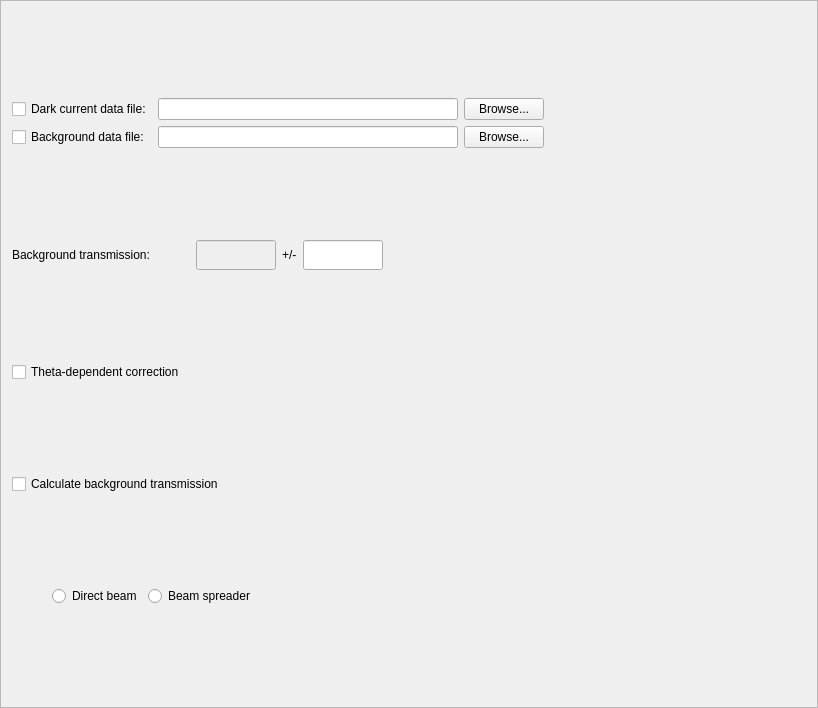
<?xml version="1.0" encoding="UTF-8"?>
<ui version="4.0">
 <class>Frame</class>
 <widget class="QFrame" name="Frame">
  <property name="enabled">
   <bool>true</bool>
  </property>
  <property name="geometry">
   <rect>
    <x>0</x>
    <y>0</y>
    <width>818</width>
    <height>708</height>
   </rect>
  </property>
  <property name="windowTitle">
   <string>Frame</string>
  </property>
  <property name="frameShape">
   <enum>QFrame::StyledPanel</enum>
  </property>
  <property name="frameShadow">
   <enum>QFrame::Raised</enum>
  </property>
  <layout class="QGridLayout" name="gridLayout_2">
   <item row="0" column="0">
    <layout class="QGridLayout" name="gridLayout">
     <item row="0" column="1">
      <widget class="QLineEdit" name="dark_current_edit">
       <property name="sizePolicy">
        <sizepolicy hsizetype="Fixed" vsizetype="Fixed">
         <horstretch>0</horstretch>
         <verstretch>0</verstretch>
        </sizepolicy>
       </property>
       <property name="minimumSize">
        <size>
         <width>300</width>
         <height>0</height>
        </size>
       </property>
       <property name="maximumSize">
        <size>
         <width>300</width>
         <height>16777215</height>
        </size>
       </property>
       <property name="toolTip">
        <string>Enter a valid data file path.</string>
       </property>
      </widget>
     </item>
     <item row="0" column="2">
      <widget class="QPushButton" name="dark_current_browse">
       <property name="sizePolicy">
        <sizepolicy hsizetype="Fixed" vsizetype="Fixed">
         <horstretch>0</horstretch>
         <verstretch>0</verstretch>
        </sizepolicy>
       </property>
       <property name="text">
        <string>Browse...</string>
       </property>
      </widget>
     </item>
     <item row="1" column="0">
      <widget class="QCheckBox" name="background_chk">
       <property name="maximumSize">
        <size>
         <width>16777215</width>
         <height>16777215</height>
        </size>
       </property>
       <property name="toolTip">
        <string>Select to apply a background subtraction.</string>
       </property>
       <property name="text">
        <string>Background data file:</string>
       </property>
      </widget>
     </item>
     <item row="1" column="1">
      <widget class="QLineEdit" name="background_edit">
       <property name="sizePolicy">
        <sizepolicy hsizetype="Fixed" vsizetype="Fixed">
         <horstretch>0</horstretch>
         <verstretch>0</verstretch>
        </sizepolicy>
       </property>
       <property name="minimumSize">
        <size>
         <width>300</width>
         <height>0</height>
        </size>
       </property>
       <property name="maximumSize">
        <size>
         <width>300</width>
         <height>16777215</height>
        </size>
       </property>
       <property name="toolTip">
        <string>Enter a valid data file path.</string>
       </property>
      </widget>
     </item>
     <item row="1" column="2">
      <widget class="QPushButton" name="background_browse">
       <property name="sizePolicy">
        <sizepolicy hsizetype="Fixed" vsizetype="Fixed">
         <horstretch>0</horstretch>
         <verstretch>0</verstretch>
        </sizepolicy>
       </property>
       <property name="text">
        <string>Browse...</string>
       </property>
      </widget>
     </item>
     <item row="0" column="0">
      <widget class="QCheckBox" name="dark_current_chk">
       <property name="maximumSize">
        <size>
         <width>16777215</width>
         <height>16777215</height>
        </size>
       </property>
       <property name="toolTip">
        <string>Select to apply a dark current subtraction.</string>
       </property>
       <property name="text">
        <string>Dark current data file:</string>
       </property>
      </widget>
     </item>
     <item row="0" column="3">
      <spacer name="horizontalSpacer_5">
       <property name="orientation">
        <enum>Qt::Horizontal</enum>
       </property>
       <property name="sizeHint" stdset="0">
        <size>
         <width>40</width>
         <height>20</height>
        </size>
       </property>
      </spacer>
     </item>
    </layout>
   </item>
   <item row="1" column="0">
    <layout class="QHBoxLayout" name="horizontalLayout">
     <item>
      <widget class="QLabel" name="bck_trans_label">
       <property name="sizePolicy">
        <sizepolicy hsizetype="Fixed" vsizetype="Fixed">
         <horstretch>0</horstretch>
         <verstretch>0</verstretch>
        </sizepolicy>
       </property>
       <property name="text">
        <string>Background transmission:</string>
       </property>
      </widget>
     </item>
     <item>
      <spacer name="horizontalSpacer_2">
       <property name="orientation">
        <enum>Qt::Horizontal</enum>
       </property>
       <property name="sizeType">
        <enum>QSizePolicy::Fixed</enum>
       </property>
       <property name="sizeHint" stdset="0">
        <size>
         <width>40</width>
         <height>20</height>
        </size>
       </property>
      </spacer>
     </item>
     <item>
      <widget class="QLineEdit" name="transmission_edit">
       <property name="enabled">
        <bool>false</bool>
       </property>
       <property name="minimumSize">
        <size>
         <width>80</width>
         <height>0</height>
        </size>
       </property>
       <property name="maximumSize">
        <size>
         <width>80</width>
         <height>30</height>
        </size>
       </property>
       <property name="toolTip">
        <string>Transmission value for the background in %.</string>
       </property>
      </widget>
     </item>
     <item>
      <widget class="QLabel" name="bck_trans_err_label">
       <property name="maximumSize">
        <size>
         <width>16777215</width>
         <height>30</height>
        </size>
       </property>
       <property name="text">
        <string>+/-</string>
       </property>
      </widget>
     </item>
     <item>
      <widget class="QLineEdit" name="dtransmission_edit">
       <property name="enabled">
        <bool>true</bool>
       </property>
       <property name="minimumSize">
        <size>
         <width>80</width>
         <height>0</height>
        </size>
       </property>
       <property name="maximumSize">
        <size>
         <width>80</width>
         <height>30</height>
        </size>
       </property>
       <property name="toolTip">
        <string>Uncertainty on the background transmission.</string>
       </property>
      </widget>
     </item>
     <item>
      <spacer name="horizontalSpacer">
       <property name="orientation">
        <enum>Qt::Horizontal</enum>
       </property>
       <property name="sizeHint" stdset="0">
        <size>
         <width>40</width>
         <height>20</height>
        </size>
       </property>
      </spacer>
     </item>
    </layout>
   </item>
   <item row="3" column="0">
    <widget class="QCheckBox" name="calculate_trans_chk">
     <property name="toolTip">
      <string>Select to let the reduction software calculate the background transmission.</string>
     </property>
     <property name="text">
      <string>Calculate background transmission</string>
     </property>
    </widget>
   </item>
   <item row="4" column="0">
    <layout class="QHBoxLayout" name="horizontalLayout_2">
     <item>
      <spacer name="horizontalSpacer_4">
       <property name="orientation">
        <enum>Qt::Horizontal</enum>
       </property>
       <property name="sizeType">
        <enum>QSizePolicy::Fixed</enum>
       </property>
       <property name="sizeHint" stdset="0">
        <size>
         <width>40</width>
         <height>20</height>
        </size>
       </property>
      </spacer>
     </item>
     <item>
      <widget class="QRadioButton" name="trans_direct_chk">
       <property name="toolTip">
        <string>Select to use the direct beam method for transmission calculation.</string>
       </property>
       <property name="text">
        <string>Direct beam</string>
       </property>
      </widget>
     </item>
     <item>
      <widget class="QRadioButton" name="trans_spreader_chk">
       <property name="toolTip">
        <string>Select to use the beam spreader (glassy carbon) method for transmission calculation.</string>
       </property>
       <property name="text">
        <string>Beam spreader</string>
       </property>
      </widget>
     </item>
     <item>
      <spacer name="horizontalSpacer_3">
       <property name="orientation">
        <enum>Qt::Horizontal</enum>
       </property>
       <property name="sizeHint" stdset="0">
        <size>
         <width>40</width>
         <height>20</height>
        </size>
       </property>
      </spacer>
     </item>
    </layout>
   </item>
   <item row="5" column="0">
    <layout class="QVBoxLayout" name="widget_placeholder"/>
   </item>
   <item row="2" column="0">
    <widget class="QCheckBox" name="theta_dep_chk">
     <property name="text">
      <string>Theta-dependent correction</string>
     </property>
    </widget>
   </item>
  </layout>
 </widget>
 <resources/>
 <connections/>
</ui>
